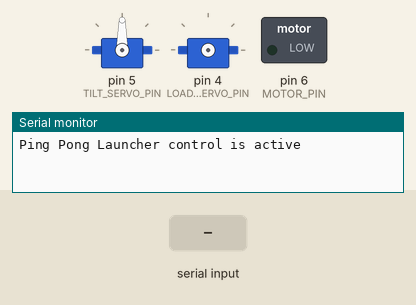
The sketch below on a simulated Arduino Uno, built with avr-gcc and run on an emulated ATmega328P. On the bench: 2 × servo, switched loads named in the sketch (green lamp = pin HIGH), the last lines printed to the serial monitor. Inputs (shaded band) come from the test bench.

Above: at 1.2 s.
1.3 s: "load\n" received over Serial
At 2.7 s:
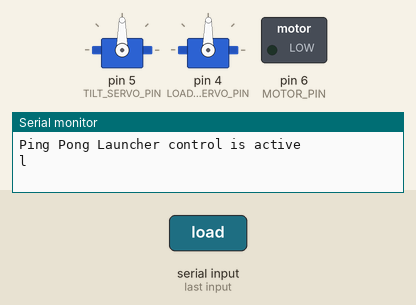
3.3 s: "tilt\n" received over Serial
At 4.6 s:
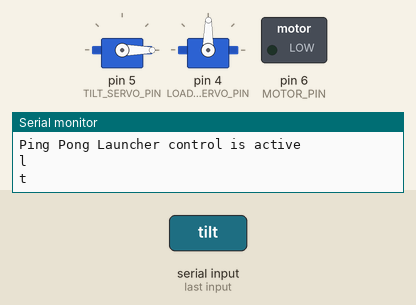
5.0 s: "load\n" received over Serial
At 5.37 s:
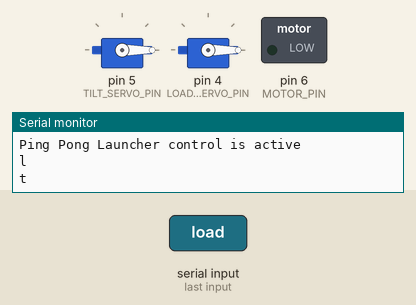
Timing chart, 0 to 8.0 s (numbered marks = the images above; inputs shaded):
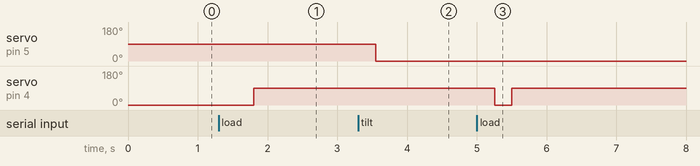

The sketch:

pingPongLauncherControl.ino
```cpp
#include "control.h"

void setup()
{
  // Start serial
  Serial.begin(9600);
  Serial.setTimeout(250); //Default timeout is 1000ms which slows down communication too much.
        //We lower the timout as a backup but also read until we find a terminating character '/r'
  Serial.println("Ping Pong Launcher control is active");

  // Set up continuous servo
  // Loading servo is not attached here as it is attached and detached for each load cycle

  // Set up tilt servo
  tiltServo.attach(TILT_SERVO_PIN);
  // Set up motor MOSFET
  pinMode(MOTOR_PIN, OUTPUT);
  digitalWrite(MOTOR_PIN, LOW);

  // Set up stepper motor
  panStepper.setSpeed(PAN_SPEED);

}

void loop()
{
  //Listen for incoming instructions over serial
  if(Serial.available()){
    message = Serial.readStringUntil('\r');

    // say what you got:
    //Serial.print("I received: ");
    //Serial.println(message);

    //Interpret message
    if(message.indexOf("load") >= 0){
      load();
    }
    else if (message.indexOf("pan") >= 0){
      //Serial.println("Pan command received");
      panAngle = message.substring(3).toFloat();
      //Serial.print("Panning to ");
      //Serial.print(panAngle);
      //Serial.println(" degrees");
      pan(panAngle);
    }
    else if (message.indexOf("tilt") >= 0){
      //Serial.println("Tilt command received");
      tiltAngle = message.substring(4).toFloat();
      //Serial.print("Tilting to ");
      //Serial.print(tiltAngle);
      //Serial.println(" degrees");
      tilt(tiltAngle);
    }
    else if (message.indexOf("motor") >= 0){
      //Serial.println("Pan command received");
      motorToggle = message.substring(5).toInt();
      //Serial.print("Launch motors set to ");
      //Serial.println(motorToggle);
      switchMotor(motorToggle);
    }
  }
}
```

control.h
```cpp
/***** Include Statements *****/
#include <Servo.h>
#include <Stepper.h>

/***** Constant definitions *****/
Servo loadServo;
Servo tiltServo;

int LOAD_SERVO_PIN = 4;
int LOAD_SPEED = 0; //(0,180) maps to (-1,1)* maxSpeed
int LOAD_TIME = 250; // Milliseconds of continuous servo movement to load one ball

int TILT_SERVO_PIN = 5;

int MOTOR_PIN = 6;

float PAN_SPEED = 15;

const int stepsPerRevolution = 2048;
Stepper panStepper = Stepper(stepsPerRevolution, 8, 10, 9, 11); //Numbers are pins for IN1, IN3, IN2, IN4
float currentAngle = 0; //Assume angle is 0 degrees at startup
int counts = 0; //will be used to calculate number of steps to move to new angle

//Initialise communication variables
String message;

float panAngle;
float tiltAngle;
int motorToggle;

/***** Function Definitions *****/
void load()
{
  ///Loads a ping pong ball using the continuous servo
  loadServo.attach(LOAD_SERVO_PIN);
  loadServo.write(LOAD_SPEED);
  delay(LOAD_TIME); //Could do this with millis() but don't need amazing precision and this is easier
  loadServo.write(89); //Stop loadServo
  Serial.println("l"); //sent to signify ball load is complete
  loadServo.detach();
}

void tilt(float angle)
{
  tiltServo.write(angle);
  Serial.println("t"); //sent to signify tilt move is complete
  //Serial.print(angle);
  //Serial.println(" degrees.");
}

void pan(float angle)
{
  //Serial.print("Moving to ");
  //Serial.print(angle);
  //Serial.println(" degrees.");
  counts = stepsPerRevolution * (angle - currentAngle)/360;
  panStepper.step(counts);
  currentAngle = angle;
  Serial.println("p"); //sent to signify pan move is complete
  //Serial.println(currentAngle);
}

void switchMotor(int onOff)
{
  ///onOff=1 to turn motor on. onOff=0 to turn motor off
  digitalWrite(MOTOR_PIN,onOff);
  //Serial.print("Motor switched to ");
  Serial.println("m");//signifies motor toggle complete
}
```

Measured:
- after the input at 1.3 s, servo on pin 4 (LOAD_SERVO_PIN): 0° → 89° after 0.50 s
- after the input at 3.3 s, servo on pin 5 (TILT_SERVO_PIN): 90° → 0° after 0.25 s
- after the input at 5.0 s, servo on pin 4 (LOAD_SERVO_PIN): 89° → 0° after 0.25 s, → 89° 0.25 s later
